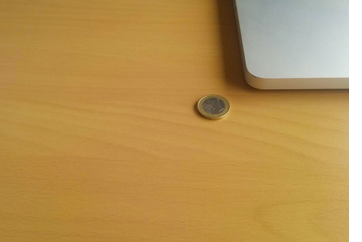
#> input picture error/pics1.png, 362 x 242 px
$ python error.py --first pics1.png --second pics2.png   (older library calls are emulated)
#> lines starting #> are read from the running program, lines starting #| are printed output that depends on the picture; after the words box and inside, x2 and y2 are one past the last pixel; in counts of white or black regions, pixels touching at a corner belong together; long printed decimals are rounded
from skimage.metrics import structural_similarity as compare_ssim
import argparse
import imutils
import cv2

ap = argparse.ArgumentParser()
ap.add_argument("-f", "--first", required=True, help="first image")
ap.add_argument("-s", "--second", required=True, help="second image")
args = vars(ap.parse_args())

imageA = cv2.imread(args["first"])
#> imageA is the input picture: shape (242, 362, 3); mean B, G, R 84.9, 147.4, 184.6
imageB = cv2.imread(args["second"])
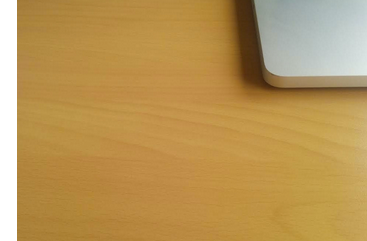
#> input picture error/pics2.png, 367 x 241 px
#> imageB is the input picture: shape (241, 367, 3); mean B, G, R 87.4, 150.1, 186.2

imageA = cv2.resize(imageA, (1000,500))
#> imageA: shape (500, 1000, 3)
imageB = cv2.resize(imageB, (1000,500))
#> imageB: shape (500, 1000, 3)

grayA = cv2.cvtColor(imageA, cv2.COLOR_BGR2GRAY)
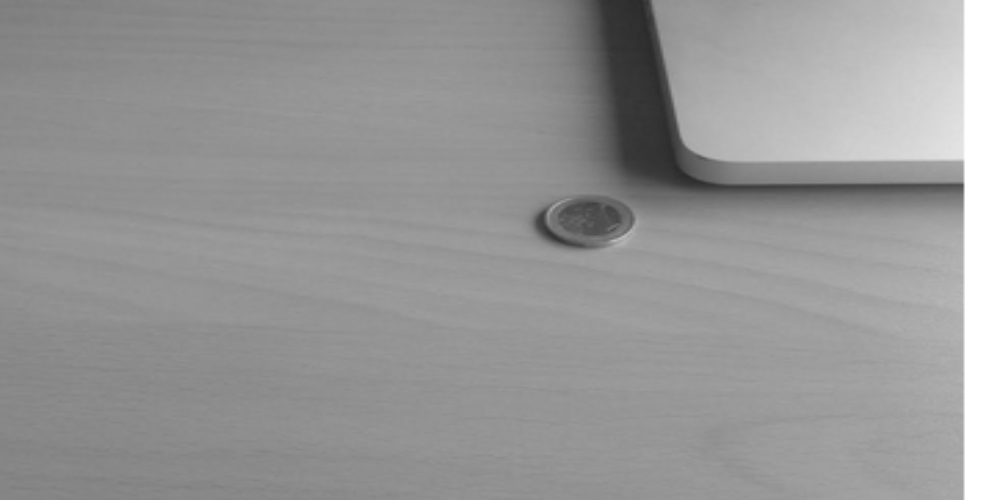
#> grayA: shape (500, 1000); min 42, max 255, mean 151.2
grayB = cv2.cvtColor(imageB, cv2.COLOR_BGR2GRAY)
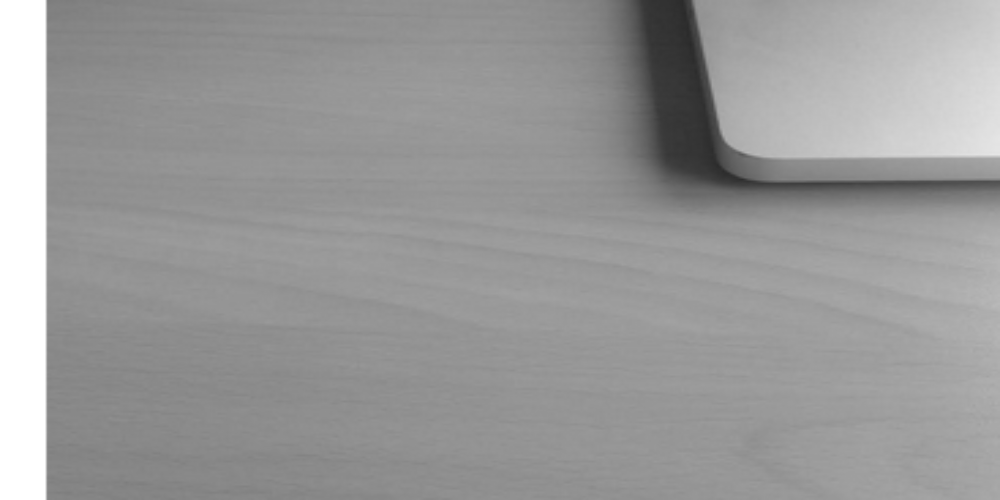
#> grayB: shape (500, 1000); min 41, max 255, mean 153.5


(score, diff) = compare_ssim(grayA, grayB, full=True)
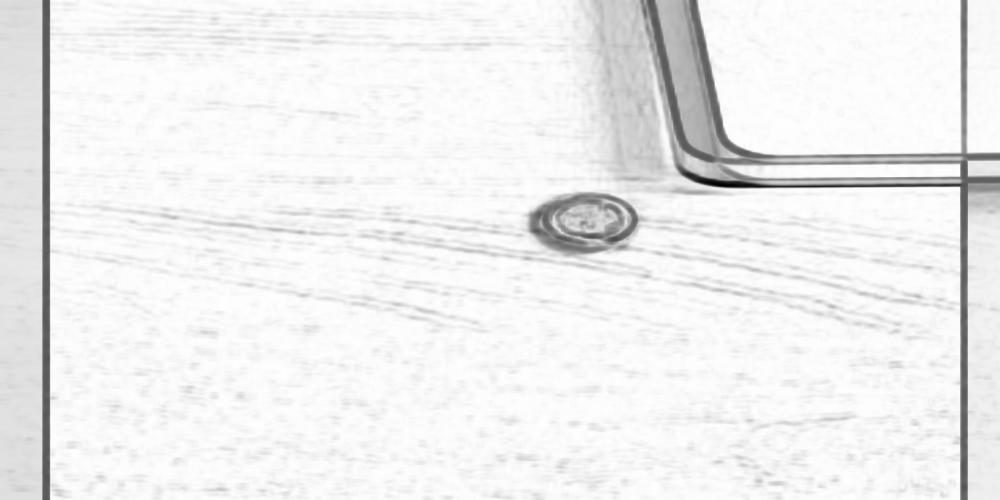
#> diff: shape (500, 1000) float64; min -0.521, max 0.999, mean 0.905; drawn with min black and max white
#> score = 0.905
diff = (diff*255).astype("uint8")
print("SSIM: {}".format(score))
#| SSIM: 0.9047

thresh = cv2.threshold(diff, 0, 255, cv2.THRESH_BINARY_INV | cv2.THRESH_OTSU)[1]
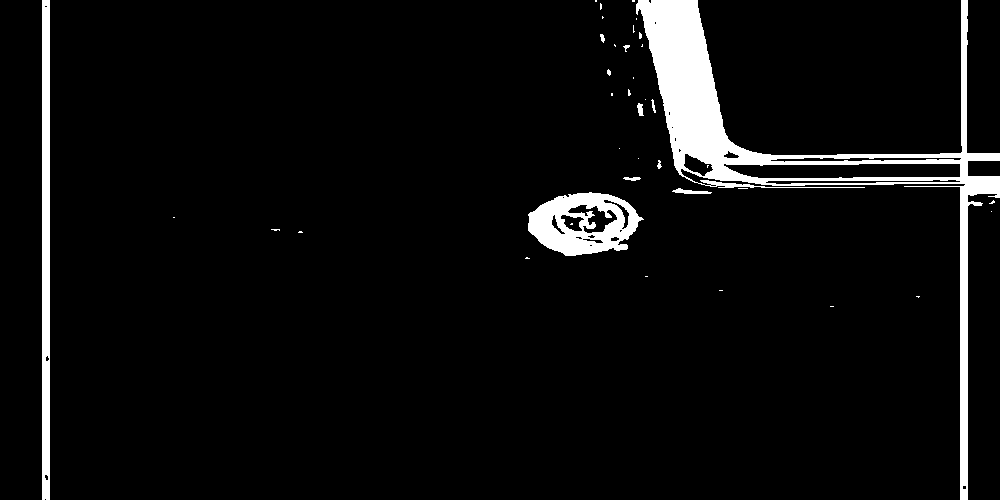
#> thresh: shape (500, 1000); 5.4% white; 39 white regions (28 under 20 px)
cnts = cv2.findContours(thresh.copy(), cv2.RETR_EXTERNAL, cv2.CHAIN_APPROX_SIMPLE)
#> cnts = 37 contours, 31 with area under 20; largest, box (x1, y1, x2, y2) and area: (636, 0, 1000, 500) 20982, (528, 192, 644, 256) 5263, (42, 0, 50, 500) 3492, (672, 188, 712, 194) 89, (637, 103, 644, 116) 44, (623, 177, 641, 181) 32
cnts = imutils.grab_contours(cnts)

for c in cnts:
	(x, y, w, h) = cv2.boundingRect(c)
	cv2.rectangle(imageA, (x, y), (x + w, y + h), (0, 0, 100), 2)
	cv2.rectangle(imageB, (x, y), (x + w, y + h), (0, 0, 100), 2)
#> this loop made 37 passes
#> (x, y, w, h) on passes 5, 7, 9, 10, 11, 13, 14, 15, 16, 17, 18, 19: (525, 257, 5, 2), (271, 229, 9, 2), (991, 211, 1, 1), (989, 200, 6, 4), (528, 192, 116, 64), (672, 188, 40, 6), (623, 177, 18, 4), (657, 160, 5, 9), (638, 158, 1, 1), (619, 148, 1, 1), (637, 103, 7, 13), (651, 99, 5, 14)
#> (c, x, y, w, h) on passes 1, 2, 3, 4, 6, 8: ([[830, 306], [833, 306]], 830, 306, 4, 1), ([[916, 296], [917, 296], [918, 297], [919, 296]], 916, 296, 4, 2), ([[719, 290], [722, 290]], 719, 290, 4, 1), ([[645, 276], [647, 276]], 645, 276, 3, 1), ([[299, 231], [298, 232], [302, 232], [301, 231]], 298, 231, 5, 2), ([[173, 217], [174, 217]], 173, 217, 2, 1)
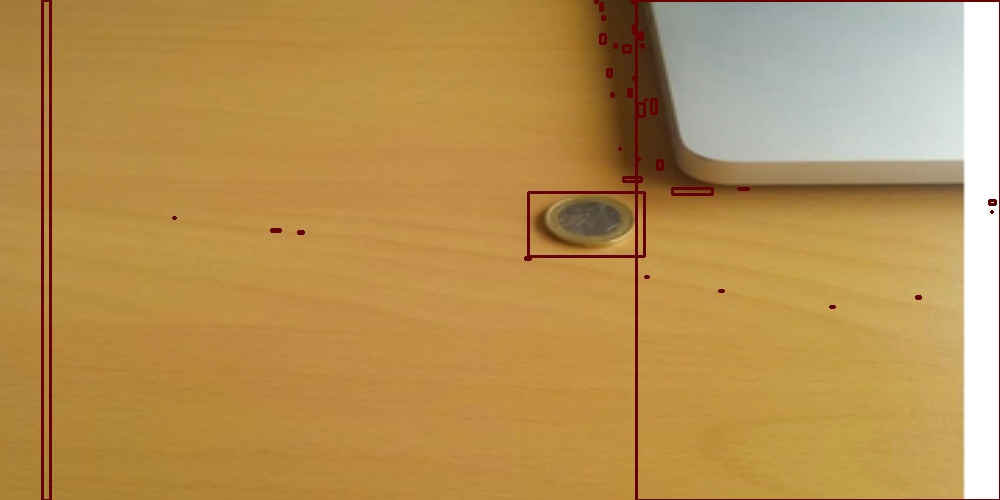
#> imageA: shape (500, 1000, 3); mean B, G, R 83.4, 145, 183.3
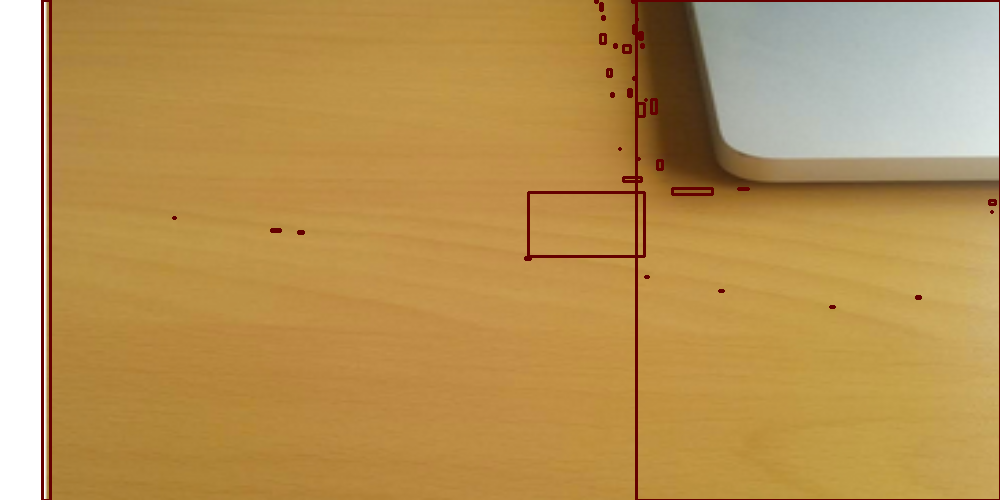
#> imageB: shape (500, 1000, 3); mean B, G, R 85.5, 147.3, 184.5
cv2.imshow("Original", imageA)
cv2.imshow("Modified", imageB)
cv2.waitKey(0)
